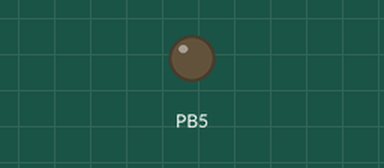
Simulated run of this program. Board: ATmega328P, built with avr-gcc and emulated at 16 MHz. Shown: output pins drawn as LEDs (lit = HIGH).

Above: at 0.4 s.
At 2.4 s:
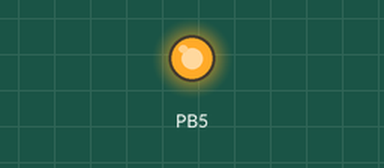
Timing chart, 0 to 3.0 s (numbered marks = the images above):
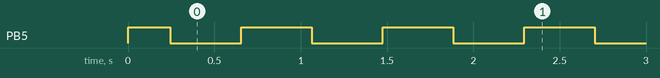

Measured:
- by itself, PB5: repeats every 0.82 s: LOW 0.41 s, HIGH 0.41 s

The program:

main.c
```c
/*
 * GccApplication1.c
 *
 * Created: 11/8/2021 15:44:50
 * Author : Lauta
 */

#include <avr/io.h>
#define F_CPU	16000000L
#include <util/delay.h>
#include <avr/interrupt.h>


void initPort();
void initTimers();

//bandera

//


//Global variables
 volatile uint8_t timeOut250msAprox;
uint8_t flagByte;
//.

// interrupciones
ISR(TIMER0_OVF_vect){
	timeOut250msAprox--;
	if(!timeOut250msAprox){
		timeOut250msAprox = 25;
		//(1 << PORTB5 1) desplazado por B5 es igual a 00100000
		if(PORTB & (1 << PORTB5)) //desplazo al numero 1 cinco veces para que aparezca en la posicion 5
			PORTB &= ~(1 << PORTB5); //~ (1 << PORTB5) = 11011111 hago cero el bit 5 de PORTB5
		else
			PORTB |= (1 << PORTB5);
		}
}

//.

//
void initPort(){
    //Configuro Pin del LED como salida (PB5 Arduino uno)
    DDRB = (1 << DDB5);

    PORTB |= (1 << PORTB5);

}

void initTimers(){
	TCCR0A = 0x00;
	TIFR0 = TIFR0;
	TIMSK0 = (1 << TOIE0);
	TCCR0B = 0x05;

}

int main(void)
{
	timeOut250msAprox = 15;
	initPort();
	initTimers();


	sei(); // pongo en 1 el bit 7 del Status

//	timeOut250msAprox = 15;
	/* Replace with your application code */
    while (1)
    {

//bidou xddd joojjojojoo
//		while(!(flagByte & 0x01)){
//			flagByte &= ~0x01;
			//if(TIFR0 & (1 << TOV0)){
				//TIFR0 |= (1 << TOV0);
				//timeOut250msAprox--;
			//}
	//	}

		//_delay_ms(250);
    }
}
```
